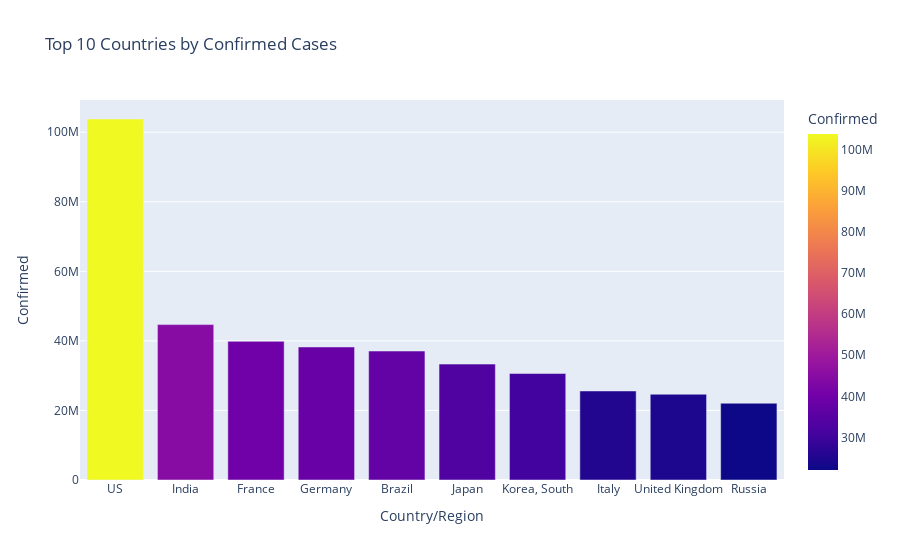

The notebook cell saved with this chart:
### Code cell
# Interactive Dashboards using Plotly
import plotly.express as px

# Latest data
latest = merged_df[merged_df['Date'] == merged_df['Date'].max()]

# Group by country
country_summary = latest.groupby('Country/Region')[['Confirmed', 'Deaths', 'Recovered']].sum().reset_index()

# Interactive bar chart
fig = px.bar(country_summary.sort_values('Confirmed', ascending=False).head(10),
             x='Country/Region', y='Confirmed', 
             hover_data=['Deaths', 'Recovered'], color='Confirmed',
             title='Top 10 Countries by Confirmed Cases')
fig.show()

### Figure 1 — Plotly figure (JSON) as saved in the notebook; plotly's stock layout.template omitted (floating-point values rounded to 4 significant figures)
{"data": [{"customdata": [[1123836, 0], [530779, 0], [166176, 0], [168935, 0], [699276, 0], [72997, 0], [34093, 0], [188322, 0], [220721, 0], [388478, 0]], "hovertemplate": "Country/Region=%{x}<br>Confirmed=%{marker.color}<br>Deaths=%{customdata[0]}<br>Recovered=%{customdata[1]}<extra></extra>", "legendgroup": "", "marker": {"color": [103802702, 44690738, 39866718, 38249060, 37076053, 33320438, 30615522, 25603510, 24658705, 22075858], "coloraxis": "coloraxis", "pattern": {"shape": ""}}, "name": "", "orientation": "v", "showlegend": false, "textposition": "auto", "type": "bar", "x": ["US", "India", "France", "Germany", "Brazil", "Japan", "Korea, South", "Italy", "United Kingdom", "Russia"], "xaxis": "x", "y": [103802702, 44690738, 39866718, 38249060, 37076053, 33320438, 30615522, 25603510, 24658705, 22075858], "yaxis": "y"}], "layout": {"barmode": "relative", "coloraxis": {"colorbar": {"title": {"text": "Confirmed"}}, "colorscale": [[0, "#0d0887"], [0.1111, "#46039f"], [0.2222, "#7201a8"], [0.3333, "#9c179e"], [0.4444, "#bd3786"], [0.5556, "#d8576b"], [0.6667, "#ed7953"], [0.7778, "#fb9f3a"], [0.8889, "#fdca26"], [1, "#f0f921"]]}, "legend": {"tracegroupgap": 0}, "title": {"text": "Top 10 Countries by Confirmed Cases"}, "xaxis": {"anchor": "y", "domain": [0, 1], "title": {"text": "Country/Region"}}, "yaxis": {"anchor": "x", "domain": [0, 1], "title": {"text": "Confirmed"}}}}
